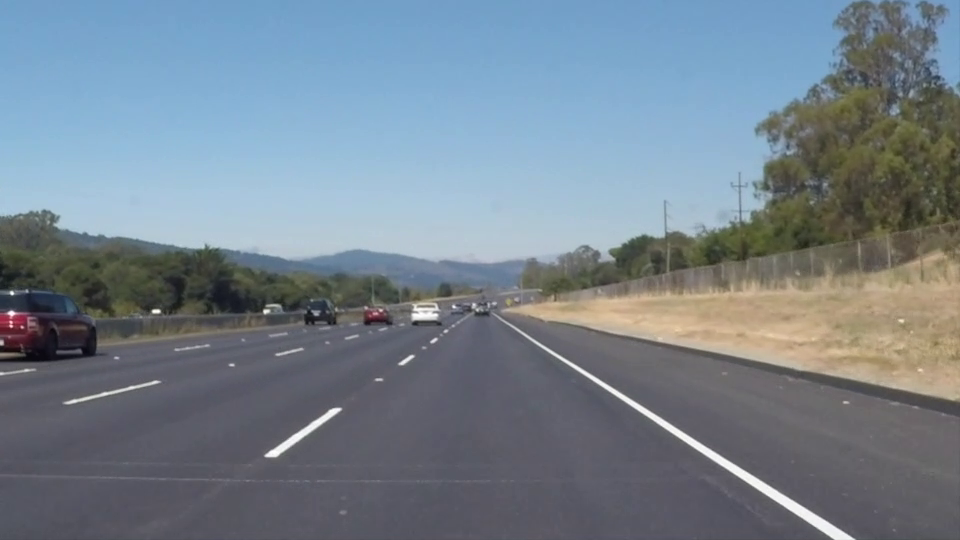
#> input picture frame 22 of visao_computacional/teste_hsl/solidWhiteRight.mp4, 960 x 540 px, given in place of video1.mp4, which was not available
$ python teste3.py
#> lines starting #> are read from the running program, lines starting #| are printed output that depends on the picture; after the words box and inside, x2 and y2 are one past the last pixel; in counts of white or black regions, pixels touching at a corner belong together; pictures that were not available may be replaced by others from this repository, and a replacement may not be noted
import numpy as np
import cv2 as cv

cap = cv.VideoCapture('video1.mp4')
#cap = cv.VideoCapture('ROBORACE_pista.mp4')

ret, frame = cap.read()
#> frame is the input picture: shape (540, 960, 3); mean B, G, R 141.9, 130.7, 117.7
rows,cols = frame.shape[:2]
#> rows = 540; cols = 960

dstCols = 600
dstRows = 800

rowHigh = dstRows
colHigh = dstCols - (int)(dstRows*0.2)
rowLow = (int)(dstRows*0.6)
colLow = 0 + (int)(dstRows*0.2)

pts1 = np.float32([[110,80],[20,130],[220,80],[319,138]])
pts2 = np.float32([[colLow,rowLow],[colLow,rowHigh],[colHigh,rowLow],[colHigh,rowHigh]])

matrizVisaoTopo = cv.getPerspectiveTransform(pts1,pts2)

while(cap.isOpened()):

    ret, frame = cap.read()
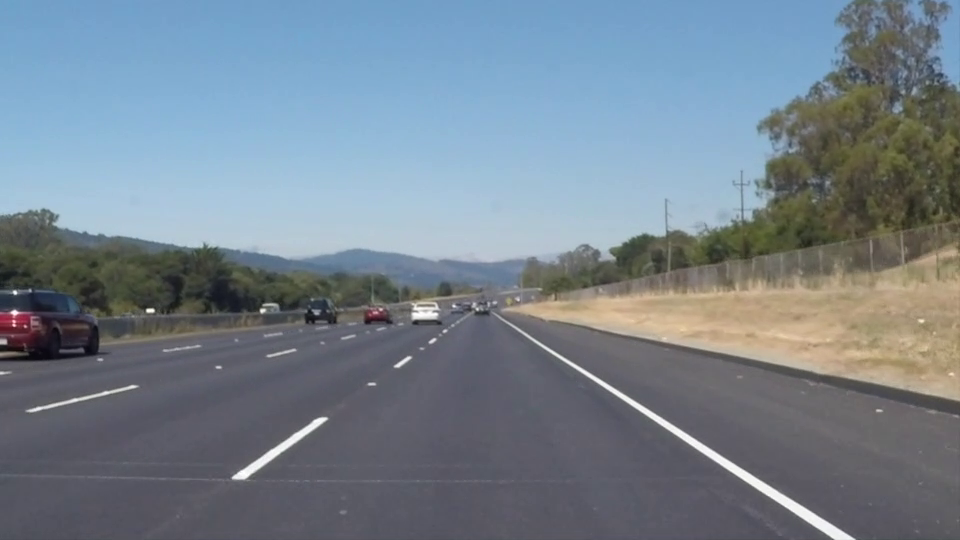
#> input picture frame 23 of visao_computacional/teste_hsl/solidWhiteRight.mp4, 960 x 540 px, given in place of video1.mp4, which was not available
#> frame is the input picture: shape (540, 960, 3); mean B, G, R 142, 130.6, 117.8

    gray = cv.cvtColor(frame, cv.COLOR_BGR2GRAY)
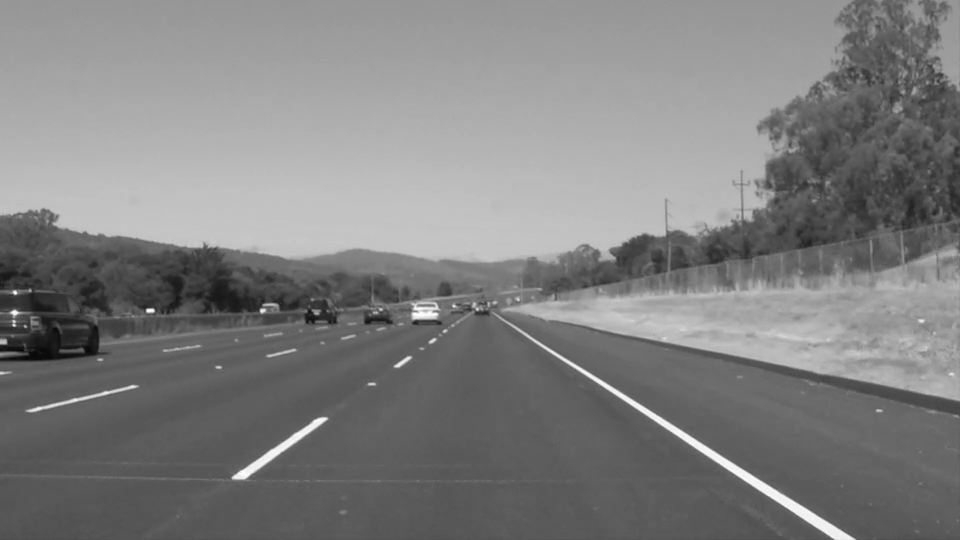
#> gray: shape (540, 960); min 3, max 255, mean 128.1

    blur = cv.GaussianBlur(gray,(5,5),0)
    kernel = np.ones((3,3),np.uint8)
    opening = cv.morphologyEx(blur, cv.MORPH_OPEN, kernel)
    ret,thresh = cv.threshold(opening,180,255,cv.THRESH_BINARY)
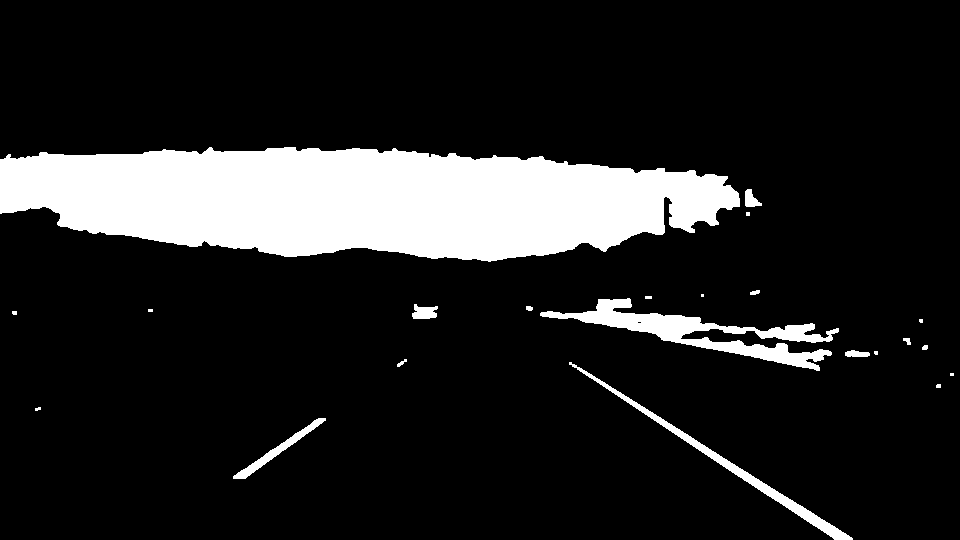
#> thresh: shape (540, 960); 14% white; 22 white regions (9 under 20 px), largest, box (x1, y1, x2, y2) and area: (0, 147, 740, 262) 62587, (540, 298, 839, 371) 5705, (569, 362, 853, 540) 2349


    #dst = cv.warpPerspective(thresh,matrizVisaoTopo,(dstCols,dstRows))
    dst = cv.warpPerspective(frame,matrizVisaoTopo,(dstCols,dstRows))
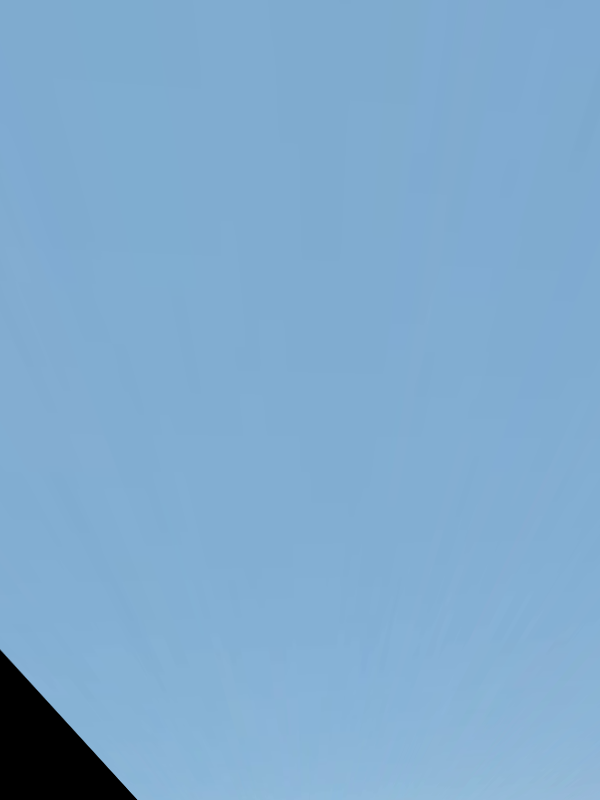
#> dst: shape (800, 600, 3); mean B, G, R 205.4, 170.3, 127.7

    cv.imshow('frame',frame)
    cv.imshow('dst',dst)

    if cv.waitKey(1) & 0xFF == ord('q'):
#> (key q is pressed here)
        break

    if cv.waitKey(1) & 0xFF == ord('p'):#pausa com 'p' e continua com 'c'
        while(True):
            if cv.waitKey(1) & 0xFF == ord('c'):
                break


cap.release()
cv.destroyAllWindows()


'''
pts1 = np.float32([[118,146],[79,238],[218,147],[272,239]])
pts2 = np.float32([[colLow,rowLow],[colLow,rowHigh],[colHigh,rowLow],[colHigh,rowHigh]])

pts1 = np.float32([[85,146],[54,238],[218,147],[315,239]])
pts2 = np.float32([[colLow,rowLow],[colLow,rowHigh],[colHigh,rowLow],[colHigh,rowHigh]])

pts1 = np.float32([[134,61],[14,134],[197,60],[319,136]])
pts2 = np.float32([[colLow,rowLow],[colLow,rowHigh],[colHigh,rowLow],[colHigh,rowHigh]])

pts1 = np.float32([[132,80],[66,239],[165,80],[256,239]])
pts2 = np.float32([[colLow,rowLow],[colLow,rowHigh],[colHigh,rowLow],[colHigh,rowHigh]])
'''

$ run again, starting later in the video
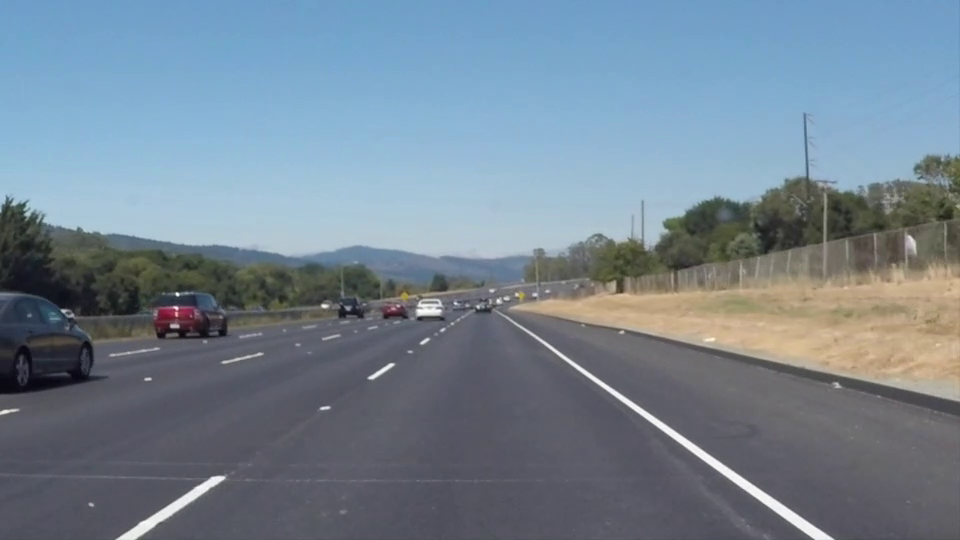
#> input picture frame 99 of visao_computacional/teste_hsl/solidWhiteRight.mp4, 960 x 540 px, given in place of video1.mp4, which was not available
#> frame is the input picture: shape (540, 960, 3); mean B, G, R 146, 132.3, 116.7
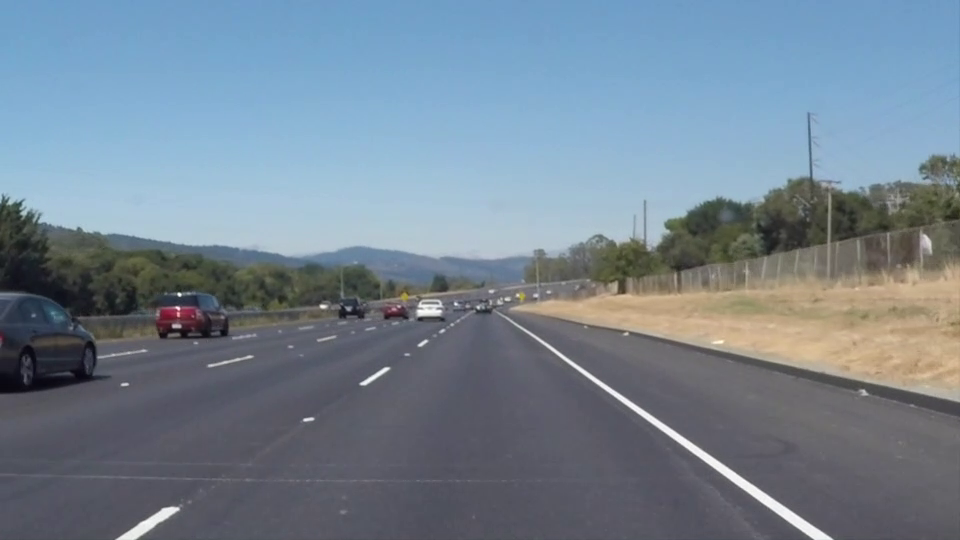
#> input picture frame 100 of visao_computacional/teste_hsl/solidWhiteRight.mp4, 960 x 540 px, given in place of video1.mp4, which was not available
#> frame is the input picture: shape (540, 960, 3); mean B, G, R 145.9, 132, 116.7
#> `ret,thresh = cv.threshold(opening,180,255,cv.THRESH_BINARY)`:
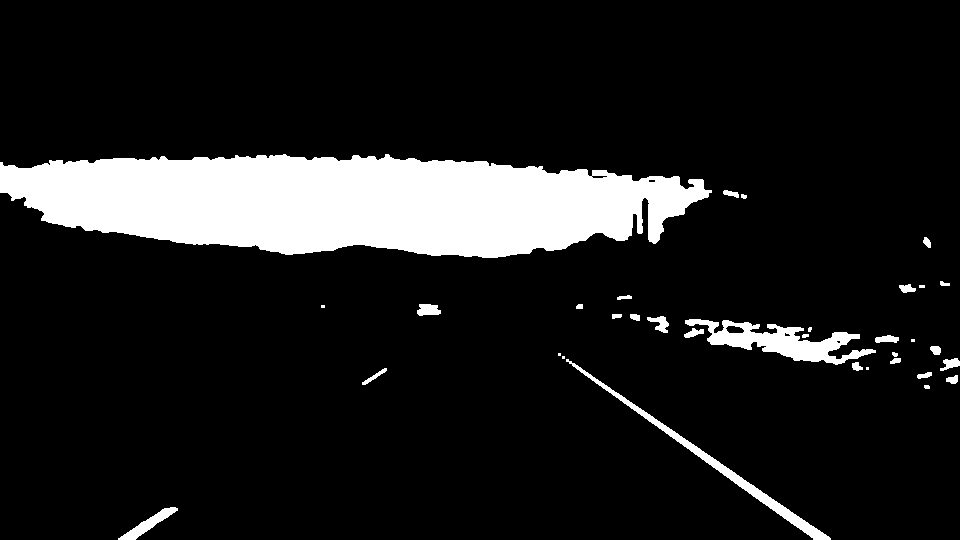
#> thresh: shape (540, 960); 11.9% white; 34 white regions (7 under 20 px), largest, box (x1, y1, x2, y2) and area: (0, 154, 712, 258) 53648, (685, 319, 876, 365) 3400, (566, 359, 831, 540) 2222

$ run again, starting later in the video
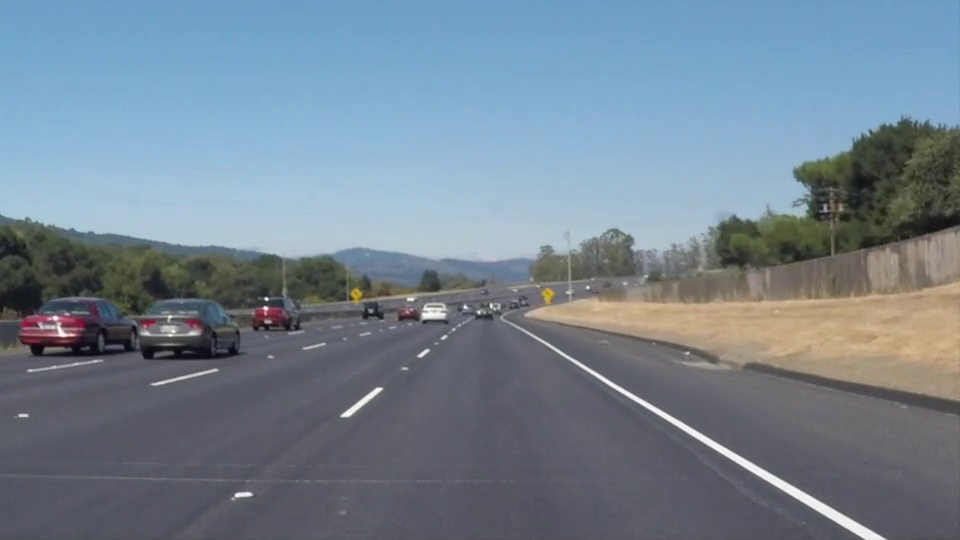
#> input picture frame 176 of visao_computacional/teste_hsl/solidWhiteRight.mp4, 960 x 540 px, given in place of video1.mp4, which was not available
#> frame is the input picture: shape (540, 960, 3); mean B, G, R 145.2, 131.6, 116.5
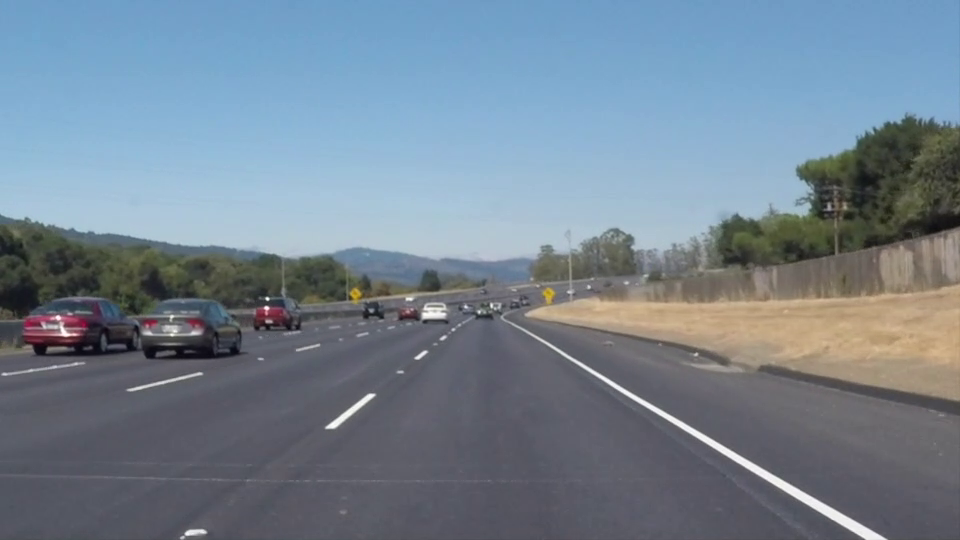
#> input picture frame 177 of visao_computacional/teste_hsl/solidWhiteRight.mp4, 960 x 540 px, given in place of video1.mp4, which was not available
#> frame is the input picture: shape (540, 960, 3); mean B, G, R 145.3, 131.5, 116.5
#> `ret,thresh = cv.threshold(opening,180,255,cv.THRESH_BINARY)`:
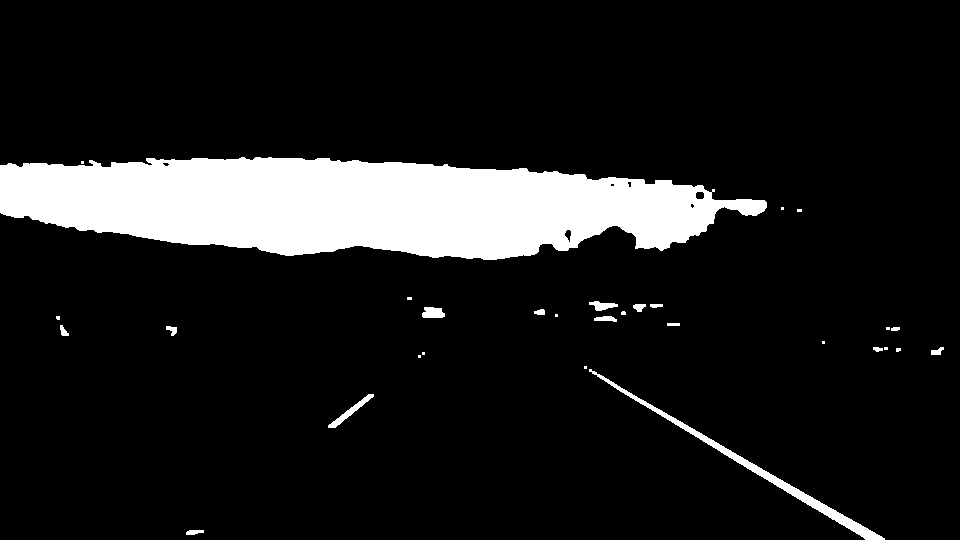
#> thresh: shape (540, 960); 11.4% white; 30 white regions (14 under 20 px), largest, box (x1, y1, x2, y2) and area: (0, 157, 767, 260) 55270, (589, 369, 885, 540) 2227, (328, 394, 374, 428) 304
